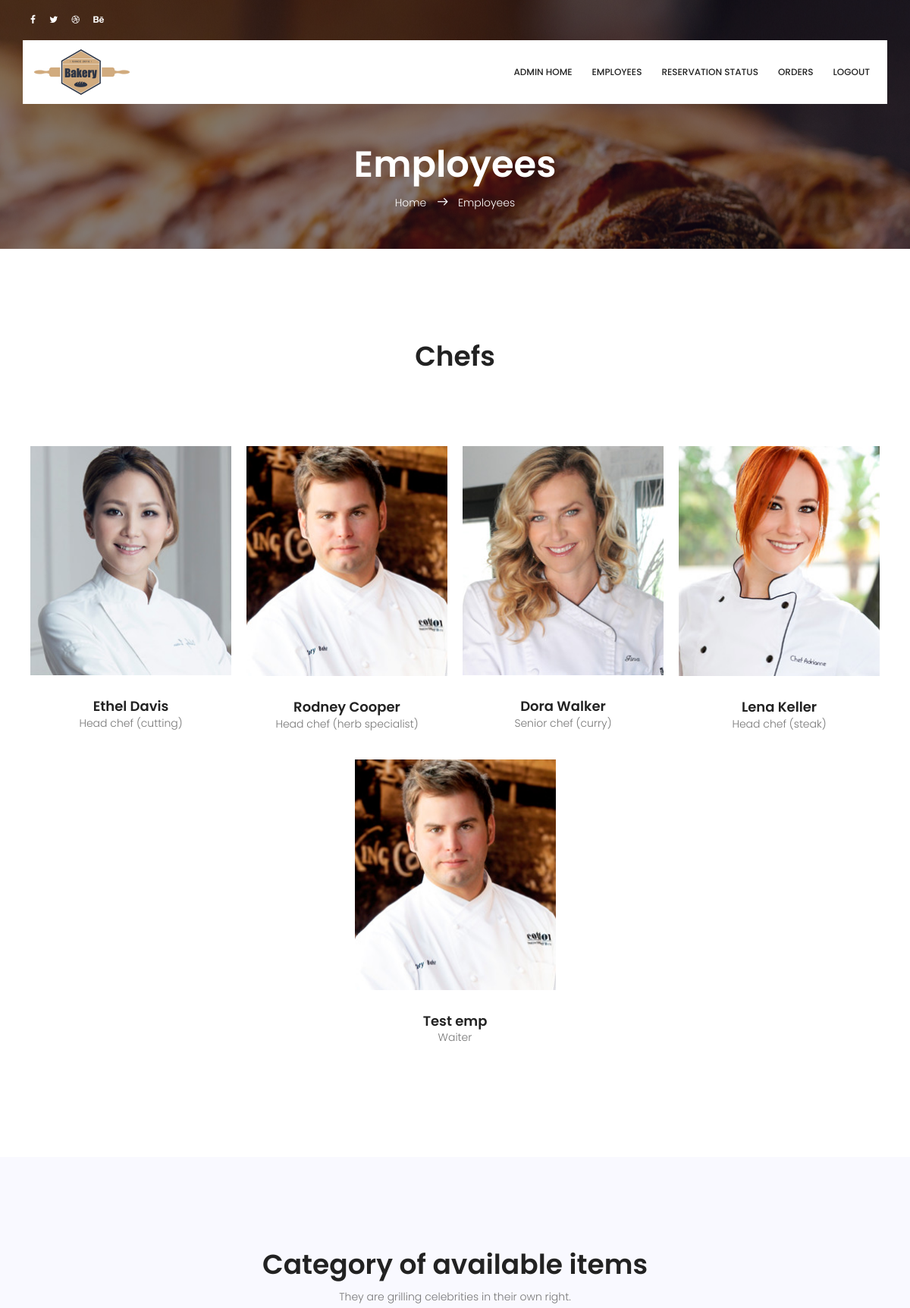
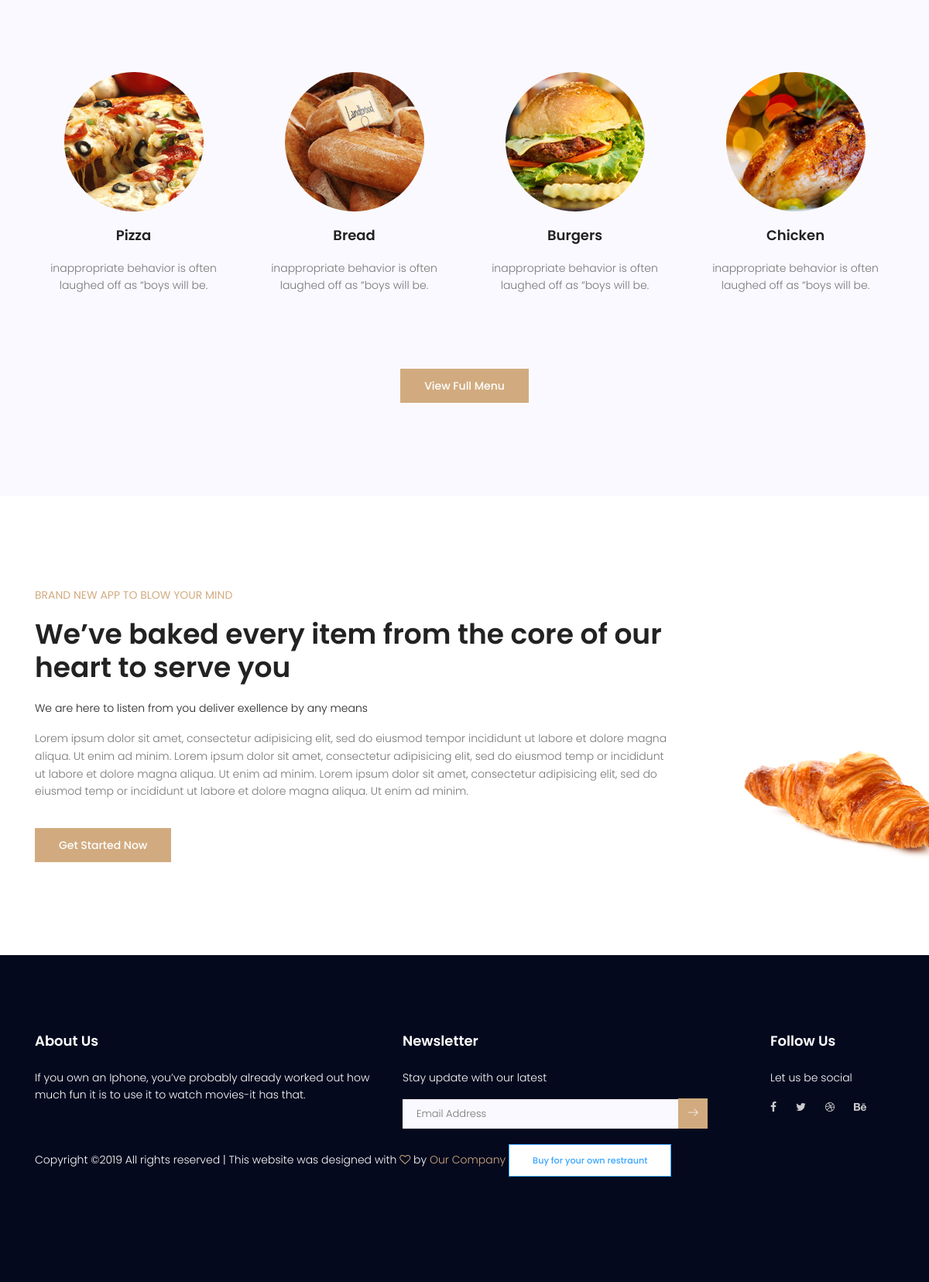
Screenshot of /employee with the database file from the repository (2 pictures, top to bottom).
### tables this page shows
CREATE TABLE "Employees" (
	`Name`	TEXT NOT NULL,
	`Designation`	TEXT NOT NULL,
	`image`	TEXT
);

### app.py (the view)
@app.route('/employee')
def employee():
    data = query_db("select name,designation,image from employees ")
    return render_template('team.html',user=session.get("username"),alldata=data)

### app.py (called while the page is built)
def get_db():
    db = getattr(g, '_database', None)
    if db is None:
        db = g._database = sqlite3.connect(Database)
    return db

def query_db(query, args=(), one=False):  # used to retrieve values from the table
    cur = get_db().execute(query, args)
    rv = cur.fetchall()
    cur.close()
    return (rv[0] if rv else None) if one else rv

### templates/team.html (shortened to what this page needs)
{% extends 'admin_layout.html' %}
{% block content %}
			<section class="banner-area relative about-banner" id="home">
				<div class="overlay overlay-bg"></div>
				<div class="container">
						<div class="row d-flex align-items-center justify-content-center">
								<div class="about-content col-lg-12">
										<h1 class="text-white">
												Employees
										</h1>
										<p class="text-white link-nav"><a href="{{url_for('index')}}">Home </a> <span
														class="lnr lnr-arrow-right"></span> <a href="{{url_for('team')}}"> Employees</a></p>
								</div>
						</div>
				</div>
			</section>
			<section class="team-area section-gap" id="team">
				<div class="container">
					<div class="row d-flex justify-content-center">
						<div class="menu-content pb-70 col-lg-8">
							<div class="title text-center">
								<h1 class="mb-10">Chefs</h1>
							</div>
						</div>
					</div>
					<div class="row justify-content-center d-flex align-items-center">
							{%for data in alldata%}
						<div class="col-lg-3 col-md-6 single-team">
						    <div class="thumb">
						        <img class="img-fluid" src="{{data[2]}}" alt="">
						    </div>
						    <div class="meta-text mt-30 text-center">
							    <h4>{{data[0]}}</h4>
							    <p>{{data[1]}}</p>
						    </div>
						</div>
						{%endfor%}
				</div>
			</section>
			<section class="item-category-area section-gap">
				<div class="container">
					<div class="row d-flex justify-content-center">
						<div class="col-md-12 pb-80 header-text text-center">
							<h1 class="pb-10">Category of available items</h1>
							<p>
								They are grilling celebrities in their own right.
							</p>
						</div>
					</div>
					<div class="row">
						<div class="col-lg-3 col-md-6">
							<div class="single-cat-item">
								<div class="thumb">
									<img class="img-fluid" src="img/c1.jpg" alt="">
								</div>
								<a href="#"><h4>Pizza</h4></a>
								<p>
									inappropriate behavior is often laughed off as “boys will be.
								</p>
							</div>
						</div>
						<div class="col-lg-3 col-md-6">
							<div class="single-cat-item">
								<div class="thumb">
									<img class="img-fluid" src="img/c2.jpg" alt="">
								</div>
								<a href="#"><h4>Bread</h4></a>
								<p>
									inappropriate behavior is often laughed off as “boys will be.
								</p>
							</div>
						</div>
						<div class="col-lg-3 col-md-6">
							<div class="single-cat-item">
								<div class="thumb">
									<img class="img-fluid" src="img/c3.jpg" alt="">
								</div>
								<a href="#"><h4>Burgers</h4></a>
								<p>
									inappropriate behavior is often laughed off as “boys will be.
								</p>
							</div>
						</div>
						<div class="col-lg-3 col-md-6">
							<div class="single-cat-item">
								<div class="thumb">
									<img class="img-fluid" src="img/c4.jpg" alt="">
								</div>
								<a href="#"><h4>Chicken</h4></a>
								<p>
									inappropriate behavior is often laughed off as “boys will be.
								</p>
							</div>
						</div>
						<a class="primary-btn mx-auto mt-80" href="#">View Full Menu</a>
					</div>
				</div>
			</section>
			<section class="home-about-area section-gap">
				<div class="container">
					<div class="row">
						<div class="col-lg-9">
							<h6 class="text-uppercase">Brand new app to blow your mind</h6>
							<h1>
								We’ve baked every item
								from the core of our heart to serve you
							</h1>
							<p>
								<span>We are here to listen from you deliver exellence by any means</span>
							</p>
							<p>
								Lorem ipsum dolor sit amet, consectetur adipisicing elit, sed do eiusmod tempor incididunt ut labore et dolore magna aliqua. Ut enim ad minim. Lorem ipsum dolor sit amet, consectetur adipisicing elit, sed do eiusmod temp or incididunt ut labore et dolore magna aliqua. Ut enim ad minim. Lorem ipsum dolor sit amet, consectetur adipisicing elit, sed do eiusmod temp or incididunt ut labore et dolore magna aliqua. Ut enim ad minim.
							</p>
							<a class="primary-btn squire mx-auto mt-20" href="#">Get Started Now</a>
						</div>
					</div>
				</div>
				<img class="about-img" src="img/about-img.png" alt="">
			</section>
		{%endblock%}

### templates/admin_layout.html (shortened to what this page needs)
<!DOCTYPE html>
<html lang="zxx" class="no-js">
<head>
    <link rel="stylesheet" href="css/linearicons.css">
    <link rel="stylesheet" href="css/font-awesome.min.css">
    <link rel="stylesheet" href="css/bootstrap.css">
    <link rel="stylesheet" href="css/magnific-popup.css">
    <link rel="stylesheet" href="css/nice-select.css">
    <link rel="stylesheet" href="css/animate.min.css">
    <link rel="stylesheet" href="css/jquery-ui.css">
    <link rel="stylesheet" href="css/owl.carousel.css">
    <link rel="stylesheet" href="css/main.css">
</head>
<body>
    <header id="header" id="home">
        <div class="header-top">
            <div class="container">
                <div class="row align-items-center">
                    <div class="col-lg-6 col-sm-6 col-8 header-top-left no-padding">
                        <div class="menu-social-icons">
                            <a href="#"><i class="fa fa-facebook"></i></a>
                            <a href="#"><i class="fa fa-twitter"></i></a>
                            <a href="#"><i class="fa fa-dribbble"></i></a>
                            <a href="#"><i class="fa fa-behance"></i></a>
                        </div>
                    </div>
                    <div class="col-lg-6 col-sm-6 col-8 header-top-right no-padding">
                    </div>
                </div>
            </div>
        </div>
        <div class="container main-menu">
            <div class="row align-items-center justify-content-between d-flex">
                <a href="{{ url_for('index') }}"><img src="img/logo.png" alt="" title="" /></a>
                <nav id="nav-menu-container">
                    <ul class="nav-menu">
                        <li class="menu-active"><a href="{{ url_for('index') }}">Admin Home</a></li>
                        <li><a href="{{ url_for('employee') }}">Employees</a></li>
                        <li><a href="{{ url_for('admin_reservation') }}">Reservation Status</a></li>
                        <li><a href="{{ url_for('admin_orders') }}">Orders</a></li>
                        <li><a href="{{ url_for('logout') }}">Logout</a></li>
                    </ul>
                </nav>
            </div>
        </div>
    </header>
    {% block content %}
    {% endblock %}
    <footer class="footer-area section-gap">
        <div class="container">
            <div class="row">
                <div class="col-lg-5 col-md-6 col-sm-6">
                    <div class="single-footer-widget">
                        <h6>About Us</h6>
                        <p>
                            If you own an Iphone, you’ve probably already worked out how much fun it is to use it to
                            watch movies-it has that.
                        </p>
                    </div>
                </div>
                <div class="col-lg-5  col-md-6 col-sm-6">
                    <div class="single-footer-widget">
                        <h6>Newsletter</h6>
                        <p>Stay update with our latest</p>
                        <div class="" id="mc_embed_signup">
                            <form target="_blank" novalidate="true"
                                action="https://spondonit.us12.list-manage.com/subscribe/post?u=1462626880ade1ac87bd9c93a&amp;id=92a4423d01"
                                method="get" class="form-inline">
                                <input class="form-control" name="EMAIL" placeholder="Email Address"
                                    onfocus="this.placeholder = ''" onblur="this.placeholder = 'Email Address'"
                                    required="" type="email">
                                <button class="click-btn"><i class="lnr lnr-arrow-right"
                                        aria-hidden="true"></i></button>
                            </form>
                        </div>
                    </div>
                </div>
                <div class="col-lg-2 col-md-6 col-sm-6 social-widget">
                    <div class="single-footer-widget">
                        <h6>Follow Us</h6>
                        <p>Let us be social</p>
                        <div class="footer-social d-flex align-items-center">
                            <a href="https://facebook.com"><i class="fa fa-facebook"></i></a>
                            <a href="https://twitter.com"><i class="fa fa-twitter"></i></a>
                            <a href="https://google.com"><i class="fa fa-dribbble"></i></a>
                            <a href="https://google.com"><i class="fa fa-behance"></i></a>
                        </div>
                    </div>
                </div>
                <div class="col-lg-12">
                    <p class="footer-text">
                        Copyright &copy; All rights reserved | This website was designed with <i class="fa fa-heart-o"
                            aria-hidden="true"></i> by <a href="https://google.com" target="_blank"> Our Company  </a>
                            <a href="{{ url_for('admin_register') }}" class="genric-btn info-border">Buy for your own restraunt</a>
                    </p>
                </div>
            </div>
        </div>
    </footer>
</body>
</html>

### rows the page displays
Employees: image (picture), Name "Ethel Davis", Designation "Head chef (cutting)"
Employees: image (picture), Name "Rodney Cooper", Designation "Head chef (herb specialist)"
Employees: image (picture), Name "Dora Walker", Designation "Senior chef (curry)"
Employees: image (picture), Name "Lena Keller", Designation "Head chef (steak)"
Employees: image (picture), Name "Test emp", Designation "Waiter"
